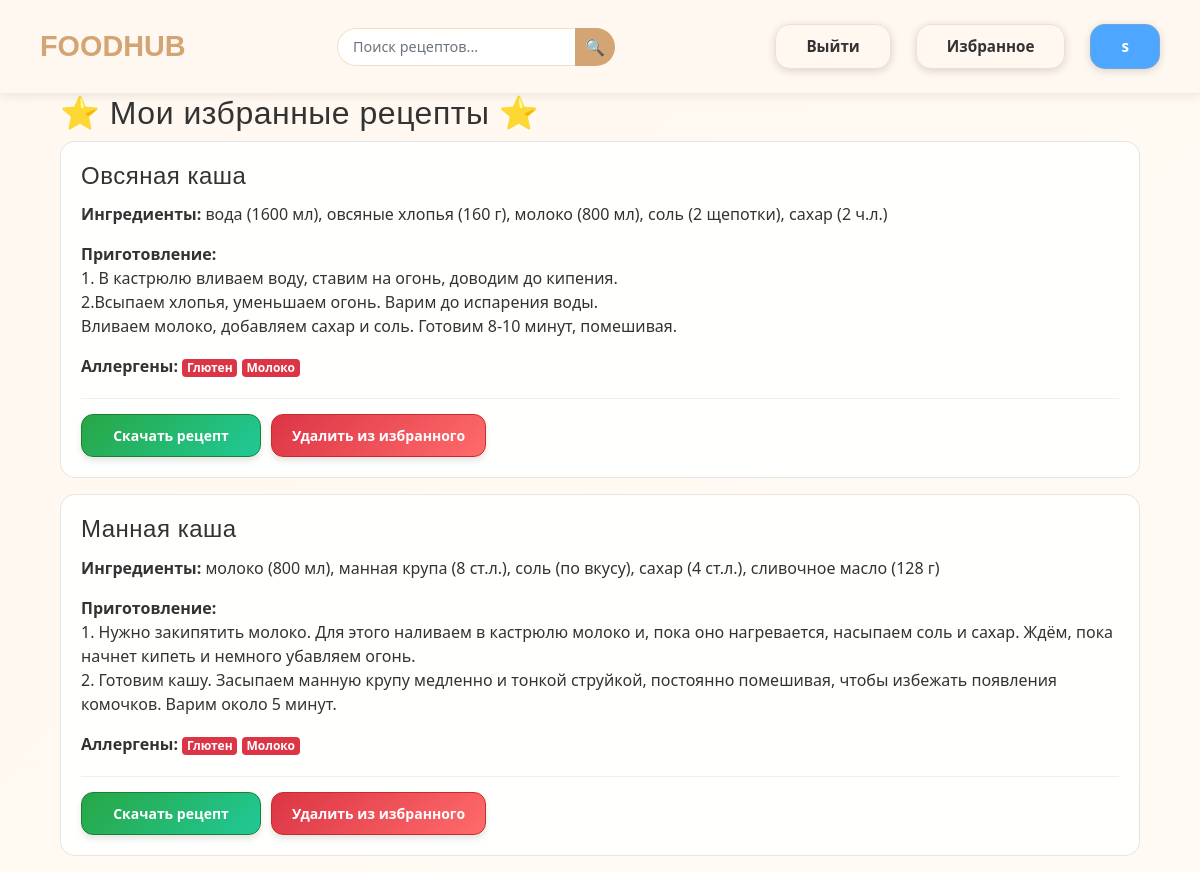
/favourites (signed in), run on the app's committed database.
### data/users.py (models this page shows, shortened)
class User(SqlAlchemyBase, UserMixin):
    __tablename__ = 'users'
    id = sqlalchemy.Column(sqlalchemy.Integer, primary_key=True, autoincrement=True)
    name = sqlalchemy.Column(sqlalchemy.String, nullable=True)
    email = sqlalchemy.Column(sqlalchemy.String, index=True, unique=True, nullable=True)
    hashed_password = sqlalchemy.Column(sqlalchemy.String, nullable=True)
    created_date = sqlalchemy.Column(sqlalchemy.DateTime, default=datetime.datetime.now)
    favourite_recipes = orm.relationship(
        'Recipes',
        secondary='favourites',
        backref='favourited_by_users'
    )

### data/recipes.py (models this page shows)
class Recipes(SqlAlchemyBase):
    __tablename__ = 'recipes'
    id = sqlalchemy.Column(sqlalchemy.Integer,
                           primary_key=True, autoincrement=True)
    title = sqlalchemy.Column(sqlalchemy.String, nullable=True)
    content = sqlalchemy.Column(sqlalchemy.String, nullable=True)
    ingredients = sqlalchemy.Column(sqlalchemy.String, nullable=True)
    category = sqlalchemy.Column(sqlalchemy.String, nullable=True)
    user_id = sqlalchemy.Column(sqlalchemy.Integer, sqlalchemy.ForeignKey('users.id'))
    user = orm.relationship('User')
    allergens = orm.relationship('Allergen', secondary='recipe_allergen', backref='recipes')

### data/allergens.py (models this page shows)
class Allergen(SqlAlchemyBase):
    __tablename__ = 'allergens'
    id = sqlalchemy.Column(sqlalchemy.Integer,
                           primary_key=True, autoincrement=True)
    title = sqlalchemy.Column(sqlalchemy.String, nullable=True)

### main.py (the view)
@app.route('/favourites')
@login_required
def favourites():
    db_sess = db_session.create_session()
    try:
        user = db_sess.query(User).get(current_user.id)
        favourite_recipes = user.favourite_recipes
        return render_template('favourites.html', recipes=favourite_recipes)
    finally:
        db_sess.close()

### data/db_session.py (called while the page is built)
def create_session() -> Session:
    global __factory
    return __factory()

### main.py (called while the page is built)
@app.before_request
def force_guest_on_restart():
    from flask import session
    if 'initialized' not in session:
        session.clear()
        logout_user()
        session['initialized'] = True

@login_manager.user_loader
def load_user(user_id):
   db_sess = db_session.create_session()
   return db_sess.query(User).get(user_id)

### templates/favourites.html
{% extends "base.html" %}
{% block content %}
<div class="container">
    <h2>⭐ Мои избранные рецепты ⭐</h2>
    {% if recipes %}
        <div class="recipes">
            {% for recipe in recipes %}
            <div class="recipe-card card mb-3">
                <div class="card-body">
                    <h4 class="card-title">{{ recipe.title }}</h4>
                    <p class="card-text"><strong>Ингредиенты:</strong> {{ recipe.ingredients }}</p>
                    <p class="card-text"><strong>Приготовление:</strong><br>{{ recipe.content | replace('\n', '<br>') | safe }}</p>
                    <p class="card-text"><strong>Аллергены:</strong>
                        {% if recipe.allergens %}
                            {% for allergen in recipe.allergens %}
                                <span class="badge badge-danger">{{ allergen.title }}</span>
                            {% endfor %}
                        {% else %}
                            <span class="text-success">нет</span>
                        {% endif %}
                    </p>
                    <div class="recipe-actions">
                        <a href="/download_recipe/{{ recipe.id }}"
                           class="recipe-action-btn btn-download">
                                Скачать рецепт
                        </a>
                        <a href="/remove_from_favourites/{{ recipe.id }}"
                           class="recipe-action-btn btn-remove-fav">
                            Удалить из избранного
                        </a>
                    </div>
                </div>
            </div>
            {% endfor %}
        </div>
    {% else %}
        <div class="alert alert-info">
            <h5>У вас пока нет избранных рецептов</h5>
            <p>Перейдите в <a href="/">разделы с рецептами</a> и добавьте понравившиеся!</p>
        </div>
    {% endif %}
</div>
{% endblock %}

### templates/base.html (shortened to what this page needs)
<!doctype html>
<html lang="en">
<head>
    <link rel="stylesheet"
          href="https://stackpath.bootstrapcdn.com/bootstrap/4.4.1/css/bootstrap.min.css"
>
    <link rel="stylesheet" href="{{ url_for('static', filename='css/chat.css') }}">
    <link rel="stylesheet" href="https://cdnjs.cloudflare.com/ajax/libs/font-awesome/5.15.4/css/all.min.css">
</head>
<body>
<header>
    <nav class="navbar navbar-expand-lg" style="
        background-color: #FFF8F0 !important;  /* кремовый цвет */
        box-shadow: 0 2px 10px rgba(0, 0, 0, 0.08) !important;  /* легкая тень */
        padding: 20px 25px !important;
        border-bottom: 1px solid rgba(0, 0, 0, 0.05) !important;
        min-height: 80px !important;
    ">
        <div class="container-fluid">
            <span class="navbar-brand" style="
                font-family: 'Arial', sans-serif;
                font-weight: 700;
                font-size: 1.8rem;
                color: #D4A574 !important;  /* теплый коричневый */
                text-decoration: none;
                cursor: default;
            ">
                 FOODHUB
            </span>
            {% if not request.endpoint in ['login', 'register'] %}
                <form method="GET" action="{{ url_for('search') }}" class="form-inline mx-3">
                    <div class="input-group">
                        <input type="text"
                               name="q"
                               class="form-control form-control-sm"
                               placeholder="Поиск рецептов..."
                               value="{{ search_query if search_query else '' }}"
                               style="border-radius: 20px 0 0 20px;
                                      border: 1px solid rgba(212, 165, 116, 0.3);
                                      padding: 8px 15px;
                                      min-width: 200px;
                                      font-size: 0.9rem;
                                      height: 38px;">
                        <div class="input-group-append">
                            <button class="btn btn-sm" type="submit" style="
                                background: #D4A574;
                                color: white;
                                border-radius: 0 20px 20px 0;
                                border: 1px solid rgba(212, 165, 116, 0.3);
                                padding: 0;
                                width: 40px;
                                height: 38px;
                                display: flex;
                                align-items: center;
                                justify-content: center;
                                font-size: 1rem;
                            ">
                                🔍
                            </button>
                        </div>
                    </div>
                </form>
            {% endif %}
            <div class="d-flex align-items-center">
                {% if current_user.is_authenticated %}
                    <a href="/logout" style="
                        padding: 10px 30px;
                        color: #333;
                        font-size: 0.95rem;
                        font-weight: 600 !important;
                        margin-left: 25px;
                        border-radius: 15px;
                        border: 1px solid rgba(212, 165, 116, 0.3);
                        box-shadow: 0 2px 8px rgba(0, 0, 0, 0.15);
                    ">
                        Выйти
                    </a>
                    <a href="/favourites" style="
                        padding: 10px 30px;
                        color: #333;
                        font-size: 0.95rem;
                        font-weight: 600 !important;
                        margin-left: 25px;
                        border-radius: 15px;
                        border: 1px solid rgba(212, 165, 116, 0.3);
                        box-shadow: 0 2px 8px rgba(0, 0, 0, 0.15);
                    ">
                         Избранное
                    </a>
                    <span style="padding: 10px 30px;
                        background-color: #4DA6FF;
                        color: white;
                        font-size: 0.95rem;
                        font-weight: 600 !important;
                        margin-left: 25px;
                        border-radius: 15px;
                        border: 1px solid rgba(212, 165, 116, 0.3);
                        box-shadow: 0 2px 8px rgba(0, 0, 0, 0.15);">{{ current_user.name }}</span>
                {% endif %}
            </div>
        </div>
    </nav>
</header>
<main role="main" class="container">
    {% block content %}{% endblock %}
</main>
</body>
</html>

### templates/base.html (style rules this page uses)
.recipe-actions { display: flex; flex-wrap: wrap; gap: 10px; margin-top: 20px; padding-top: 15px; border-top: 1px solid rgba(212, 165, 116, 0.2); }
.recipe-action-btn { display: inline-flex; align-items: center; justify-content: center; gap: 8px; padding: 10px 20px; border: none; border-radius: 12px; text-decoration: none; font-size: 14px; font-weight: 600; cursor: pointer; transition: all 0.3s ease; min-width: 180px; box-shadow: 0 4px 6px rgba(0, 0, 0, 0.1); }
.btn-download { background: linear-gradient(135deg, #28a745, #20c997); color: white; border: 1px solid #1e7e34; }
.btn-remove-fav { background: linear-gradient(135deg, #dc3545, #ff6b6b); color: white; border: 1px solid #c92a2a; }
.recipe-action-btn::before { font-size: 16px; }
body { background-color: #FFF8F0 !important; background: linear-gradient(135deg, #FFF8F0 0%, #FFFAF4 100%) !important; color: #333333; font-family: 'Segoe UI', sans-serif; min-height: 100vh; margin: 0; padding: 0; }
.card { background: rgba(255, 255, 255, 0.9) !important; border: 1px solid rgba(0, 0, 0, 0.1) !important; border-radius: 15px !important; color: #333333 !important; }
h1, h2, h3, h4 { color: #333333; font-family: 'Arial', sans-serif; letter-spacing: 0.5px; }
.navbar { background: rgba(26, 31, 75, 0.95) !important; backdrop-filter: blur(10px); border-bottom: 1px solid rgba(74, 144, 226, 0.3); }

### data on the page
User: name "s"
Recipes: title "Овсяная каша", ingredients "вода (1600 мл), овсяные хлопья (160 г), молоко (800 мл), соль (2 щепотки), сахар (2 ч.л.)", content "1. В кастрюлю вливаем воду, ставим на огонь, доводим до кипения. 2.Всыпаем хлопья, уменьшаем огонь. Варим до испарения воды. Вливаем молоко, добавляем сахар и соль. Готовим 8-10 минут, помешивая."
Allergen: title "Глютен"
Allergen: title "Молоко"
Recipes: title "Манная каша", ingredients "молоко (800 мл), манная крупа (8 ст.л.), соль (по вкусу), сахар (4 ст.л.), сливочное масло (128 г)", content "1. Нужно закипятить молоко. Для этого наливаем в кастрюлю молоко и, пока оно нагревается, насыпаем соль и сахар. Ждём, пока начнет кипеть и немного убавляем огонь. 2. Готовим кашу. Засыпаем манную крупу медленно и тонкой струйкой, постоянно помешивая, чтобы избежать появления комочков. Варим около 5 минут."
